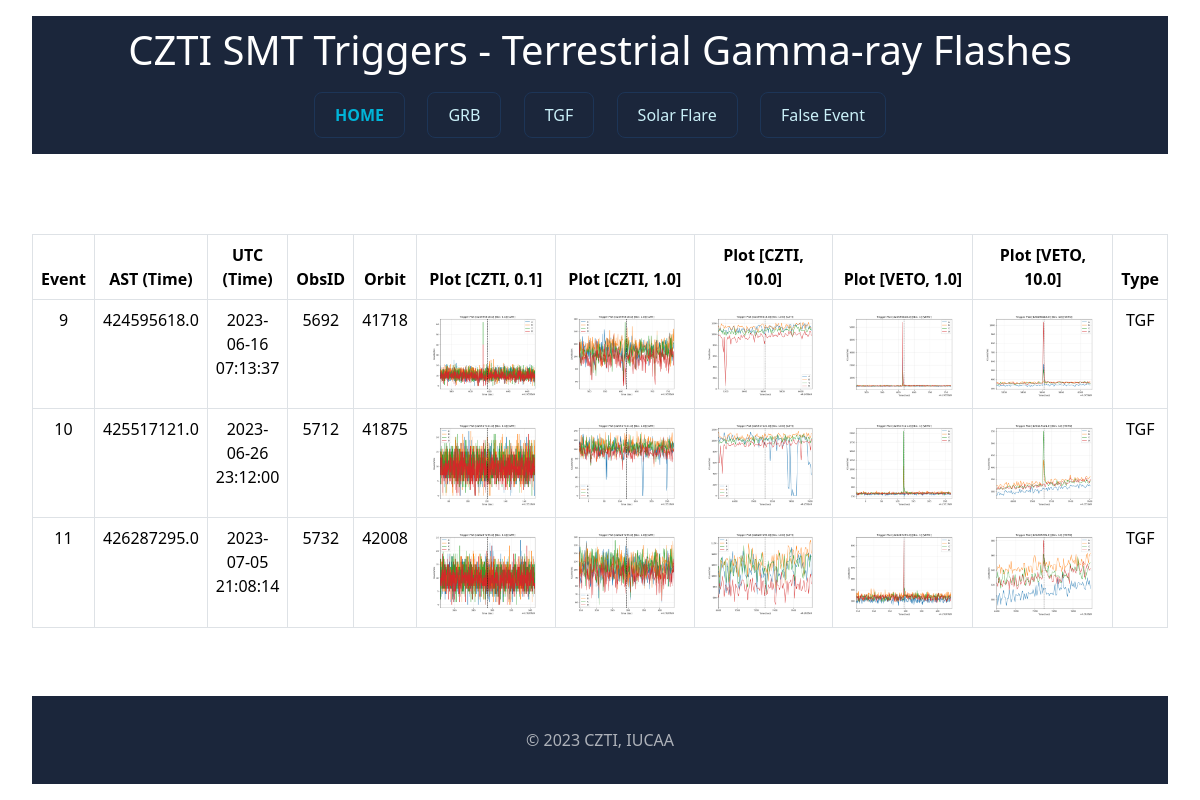
Page /tgf on the committed database.
### tables this page shows
CREATE TABLE events (event_id INTEGER PRIMARY KEY AUTOINCREMENT, event_obsid TEXT, event_orbit TEXT, event_ast TEXT, event_utc TEXT, event_type TEXT);

### app.py (the view)
@app.route("/tgf")
def tgf_page():
    rows = getdatadb()
    return render_template('tgf.html', elem=rows)

### app.py (called while the page is built)
def getdatadb():
    conn = sqlite3.connect(DATABASE)
    cursor = conn.cursor()
    query = "SELECT * FROM events;"
    cursor.execute(query)
    dbrow = cursor.fetchall()
    columns = [desc[0] for desc in cursor.description]
    rowdata = []
    for row in dbrow:
        row_dict = dict(zip(columns, row))
        rowdata.append(row_dict)
    cursor.close()
    conn.close()
    return rowdata

### templates/tgf.html (shortened to what this page needs)
<!DOCTYPE html>
<html lang="en">
<head>
    <link href="https://cdn.jsdelivr.net/npm/bootstrap@5.3.2/dist/css/bootstrap.min.css" rel="stylesheet">
</head>
<body>
    <nav>
        <h1>CZTI SMT Triggers - Terrestrial Gamma-ray Flashes</h1>
        <div class="info-section">
            <a href="{{ url_for('hello_czti') }}" class="button home-button">HOME</a>
            <a href="{{ url_for('grb_page') }}" class="button">GRB</a>
            <a href="{{ url_for('tgf_page') }}" class="button">TGF</a>
            <a href="{{ url_for('solar_page') }}" class="button">Solar Flare</a>
            <a href="{{ url_for('false_page') }}" class="button">False Event</a>
        </div>
    </nav>
    <div class="table-responsive">
        <table class="table table-hover table-bordered">
            <thead>
                <tr>
                    <th>Event</th>
                    <th>AST (Time)</th>
                    <th>UTC (Time)</th>
                    <th>ObsID</th>
                    <th>Orbit</th>
                    <th>Plot [CZTI, 0.1]</th>
                    <th>Plot [CZTI, 1.0]</th>
                    <th>Plot [CZTI, 10.0]</th>
                    <th>Plot [VETO, 1.0]</th>
                    <th>Plot [VETO, 10.0]</th>
                    <th>Type</th>
                </tr>
            </thead>
            <tbody>
                {% for val in elem %}
                    {% if val['event_type'] == 'TGF' %}
                        <tr>
                            <td>{{val['event_id']}}</td>
                            <td>{{val['event_ast']}}</td>
                            <td>{{val['event_utc']}}</td>
                            <td>{{val['event_obsid'][26:30]}}</td>
                            <td>{{val['event_orbit']}}</td>
                            <td><img class="plot-image" src="static/{{val['event_ast']}}/{{val['event_ast']}}_0.1_CZTI.png"></td>
                            <td><img class="plot-image" src="static/{{val['event_ast']}}/{{val['event_ast']}}_1.0_CZTI.png"></td>
                            <td><img class="plot-image" src="static/{{val['event_ast']}}/{{val['event_ast']}}_10.0_CZTI.png"></td>
                            <td><img class="plot-image" src="static/{{val['event_ast']}}/{{val['event_ast']}}_1_VETO.png"></td>
                            <td><img class="plot-image" src="static/{{val['event_ast']}}/{{val['event_ast']}}_10_VETO.png"></td>
                            <td>{{val['event_type']}}</td>
                        </tr>
                    {% endif %}
                {% endfor %}
            </tbody>
        </table>
    </div>
    <footer>
        <p>&copy; 2023 CZTI, IUCAA</p>
    </footer>
</body>
</html>

### templates/tgf.html (style rules this page uses)
html { height: 100%; }
body { min-height: 100%; display: flex; flex-direction: column; margin: 0; }
h1 { text-align: center; padding: 34px; }
nav { margin: 16px 32px 64px 32px; background-color: #1b263b; color: white; }
h1 { text-align: center; padding: 10px 32px 2px 32px; margin: 0; }
.info-section { display: flex; padding: 16px; margin: 0px 256px 0px 256px; justify-content: space-between; }
.button { padding: 10px 20px; margin: 0 10px; text-decoration: none; color: #caf0f8; background-color: #1b263b; border: 1px solid #1d3557; border-radius: 8px; cursor: pointer; transition: background-color 0.3s ease; }
.home-button { font-weight: bold; color: #00b4d8; }
.table-responsive { margin: 16px 32px 32px 32px; text-align: center; }
.table-responsive img { width: 100%; }
td:nth-child(6), td:nth-child(7), td:nth-child(8), td:nth-child(9), td:nth-child(10) { width: 14%; white-space: nowrap; }
footer { padding: 32px; margin: 32px 32px 16px 32px; color: rgba(255, 255, 255, 0.644); text-align: center; background-color: #1b263b; margin-top: auto; }
footer p { margin: 0; }

### rows in the picture
events: event_id "9", event_ast "424595618.0", event_utc "2023-06-16 07:13:37", event_obsid "5692", event_orbit "41718", event_ast (picture), event_type "TGF"
events: event_id "10", event_ast "425517121.0", event_utc "2023-06-26 23:12:00", event_obsid "5712", event_orbit "41875", event_ast (picture), event_type "TGF"
events: event_id "11", event_ast "426287295.0", event_utc "2023-07-05 21:08:14", event_obsid "5732", event_orbit "42008", event_ast (picture), event_type "TGF"
